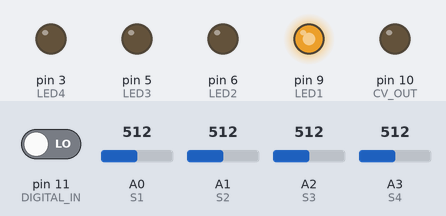
This sketch was run on a simulated Arduino Nano, built with avr-gcc and run on an emulated ATmega328P. Shown: output pins drawn as LEDs (lit = HIGH). Inputs (shaded band) come from the test bench; at power-on: A2 (S3) = 512, pin 11 (DIGITAL_IN) LOW, A0 (S1) = 512, A1 (S2) = 512, A3 (S4) = 512.

Above: at 1.3 s.
1.4 s: A2 (S3) set to 0
At 4.1 s:
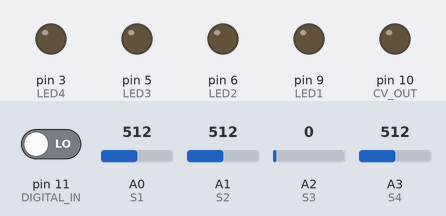
4.4 s: pin 11 (DIGITAL_IN) driven HIGH
At 4.85 s:
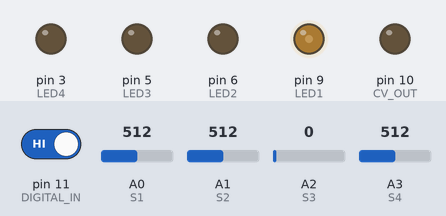
7.4 s: A2 (S3) set to 42
At 8.0 s:
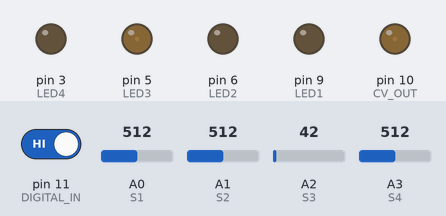
8.9 s: A2 (S3) set to 511
At 9.8 s:
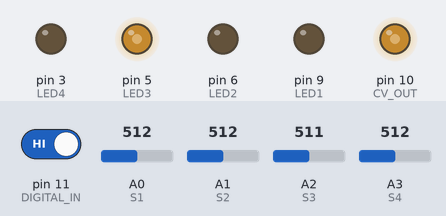
10.4 s: pin 11 (DIGITAL_IN) driven LOW
At 10.55 s:
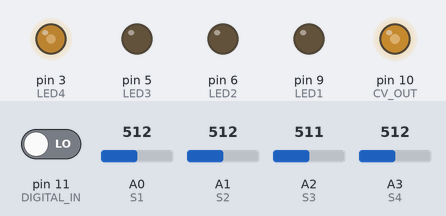
12.6 s: pin 11 (DIGITAL_IN) driven HIGH
At 13.35 s:
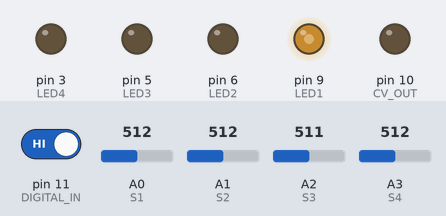
Timing chart, 0 to 16.3 s (numbered marks = the images above; inputs shaded):
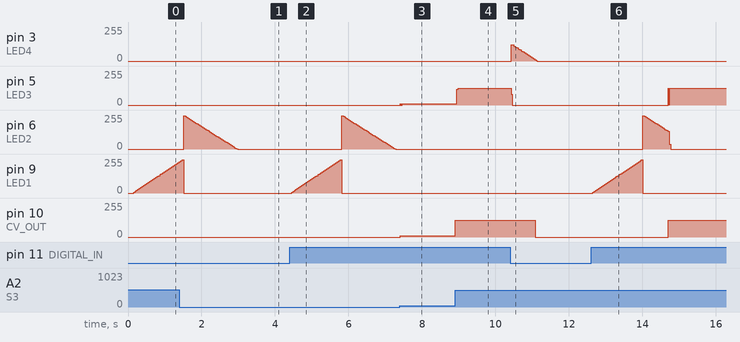

The sketch:

ADSR.ino
```cpp
// GPIO Pin mapping.
#define S1 A0  // Slider Potentiometer 1
#define S2 A1  // Slider Potentiometer 2
#define S3 A2  // Slider Potentiometer 3
#define S4 A3  // Slider Potentiometer 4
#define SLIDER_COUNT 4

#define LED1 9  // Slider LED 1
#define LED2 6  // Slider LED 2
#define LED3 5  // Slider LED 3
#define LED4 3  // Slider LED 4

#define ANALOG_IN A7   // Analog Input
#define DIGITAL_IN 11  // Trigger Input to advance step
#define CV_OUT 10      // CV Output for current step

// Slider & LED pin arrays to support looping over led sliders.
const uint8_t SLIDER_PIN[SLIDER_COUNT] = {S1, S2, S3, S4};
const uint8_t LED_PIN[SLIDER_COUNT] = {LED1, LED2, LED3, LED4};

// Conversion calculations: Arduino 5v pin will only output 4.6v when powered by
// USB.
const float VREF = 4.6 / 1023.0;

// Global state variables.
int ain = 0;  // Raw cv read from pot for current step
int old_ain = 0;
uint8_t din = 0;  // Digital input read value.
uint8_t old_din = 0;
int slider[SLIDER_COUNT];  // Hold the current slider value in an array of
                           // sliders.
float R;  // R holds the linear to exponential conversion factor value.

// Script state variables.
const byte top = 255;  // Envelope state max value
byte val = 0;          // Envelope state value
int time = 0;          // Envelope delay time between incremental change
int sustain = 0;       // Sustain value;

enum Stage { ATTACK, DECAY, SUSTAIN, RELEASE };
Stage stage = ATTACK;

void setup() {
  pinMode(ANALOG_IN, INPUT);
  pinMode(DIGITAL_IN, INPUT);
  pinMode(CV_OUT, OUTPUT);
  pinMode(S1, INPUT);
  pinMode(S2, INPUT);
  pinMode(S3, INPUT);
  pinMode(S4, INPUT);
  pinMode(LED1, OUTPUT);
  pinMode(LED2, OUTPUT);
  pinMode(LED3, OUTPUT);
  pinMode(LED4, OUTPUT);

  // Register setting for high frequency PWM.
  TCCR1A = 0b00100001;
  TCCR1B = 0b00100001;

  // Calculate the R variable (only needs to be done once at setup).
  R = (1023 * log10(2)) / (log10(255));

  delay(100);
}

void loop() {
  // Check gate input.
  old_din = din;
  din = digitalRead(DIGITAL_IN);

  // Detect if gate has just opened and begin envelope attack.
  if (old_din == 0 && din == 1) {
    stage = ATTACK;
    val = 0;
  }

  // Detect if gate has just closed and begin the release envelope.
  if (old_din == 1 && din == 0) {
    stage = RELEASE;
  }

  // Advance the cv value for the current envelope stage according to the
  // related stage knob position.
  switch (stage) {
    case ATTACK:
      // At minimum attack levels, traverse the curve at a faster rate than
      // default.
      val += analogRead(S1) == 0 ? min(top - val, 10) : 1;

      if (val >= top) {
        stage = DECAY;
      }
      break;

    case DECAY:
      // Decrease the envelope value if it's still falling.
      if (val > 0) {
        // At minimum release levels, traverse the curve at a faster rate than
        // default.
        val -= analogRead(S2) == 0 ? min(val, 10) : 1;
      }

      // Check if the falling decay envelope has reached sustain level.
      sustain = min(map(analogRead(S3), 0, 1023, 0, top), val);
      if (val <= sustain) {
        stage = SUSTAIN;
      }
      break;

    case SUSTAIN:
      val = map(analogRead(S3), 0, 1023, 0, top);
      break;

    case RELEASE:
      // Decrease the envelope value if it's still falling.
      if (val > 0) {
        // At minimum release levels, traverse the curve at a faster rate than
        // default.
        val -= analogRead(S4) == 0 ? min(val, 10) : 1;
      }
      break;
  }

  // Attack / Decay / Release incremental delay time.
  switch (stage) {
    case ATTACK:
      time = analogRead(S1);
      break;
    case DECAY:
      time = analogRead(S2);
      break;
    case SUSTAIN:
      time = 1000;  // Default time for Sustain.
      break;
    case RELEASE:
      time = analogRead(S4);
      break;
  }

  // Attack / Decay / Release stage LED indicator.
  for (int i = 0; i < SLIDER_COUNT; i++) {
    analogWrite(LED_PIN[i], 0);
  }
  switch (stage) {
    case ATTACK:
      analogWrite(LED_PIN[0], val);
      break;
    case DECAY:
      analogWrite(LED_PIN[1], val);
      break;
    case SUSTAIN:
      analogWrite(LED_PIN[2], val);
      break;
    case RELEASE:
      analogWrite(LED_PIN[3], val);
      break;
  }

  // Write envelope CV output
  analogWrite(CV_OUT, val);

  // Short sleep duration before advancing to the next step in the curve table.
  delayMicroseconds(time * 10);
}

// Convert a linear value to its exponential compliment for led visual
// correction.
int brightness(int v) { return (v > 32) ? pow(2, (v / R)) : 0; }
```

Measured:
- after the input at 1.4 s, pin 5 (LED3), pin 10 (CV_OUT): stays 0/255 (without the input it goes to 127/255 after 0.80 s)
- after the input at 4.4 s, pin 9 (LED1): rises from 0/255 to 249/255 in 1.3 s, then falls to 0/255 in 0.04 s
- after the input at 7.4 s, pin 5 (LED3), pin 10 (CV_OUT): 0/255 → 10/255 at once
- after the input at 8.9 s, pin 5 (LED3), pin 10 (CV_OUT): 10/255 → 127/255 at once
- after the input at 10.4 s, pin 5 (LED3): 127/255 → 0/255 at once; pin 10 (CV_OUT): 127/255 → 0/255 after 0.69 s
- after the input at 12.6 s, pin 5 (LED3), pin 10 (CV_OUT): 0/255 → 127/255 after 2.1 s; pin 9 (LED1): rises from 0/255 to 249/255 in 1.3 s, then falls to 0/255 in 0.04 s
